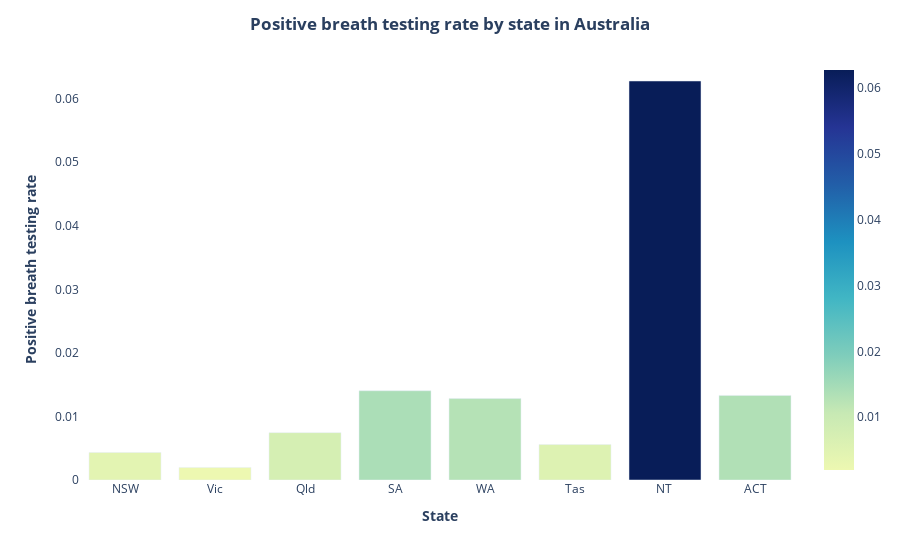

Notebook source saved alongside this figure:
### Code cell
# draw the graph
fig_state_breath = px.bar(test_state_data, x='state', y='rate',
             color='rate',
             color_continuous_scale=['#edf8b1','#c7e9b4','#7fcdbb','#41b6c4','#1d91c0','#225ea8','#253494','#081d58'],
             labels={'state_name':'State','rate':''}
                  )
    
fig_state_breath.update_layout(
    title_text="<b>Positive breath testing rate by state in Australia<b>",
    plot_bgcolor='white',
    xaxis_title_text="<b>State<b>",
    yaxis_title_text="<b>Positive breath testing rate<b>",title_x=0.5
)

### Figure 1 — Plotly figure (JSON) as saved in the notebook; plotly's stock layout.template omitted (floating-point values rounded to 4 significant figures)
{"data": [{"alignmentgroup": "True", "hovertemplate": "state=%{x}<br>=%{marker.color}<extra></extra>", "legendgroup": "", "marker": {"color": [0.00433, 0.00198, 0.00745, 0.01404, 0.01281, 0.00558, 0.06277, 0.01331], "coloraxis": "coloraxis"}, "name": "", "offsetgroup": "", "orientation": "v", "showlegend": false, "textposition": "auto", "type": "bar", "x": ["NSW", "Vic", "Qld", "SA", "WA", "Tas", "NT ", "ACT"], "xaxis": "x", "y": [0.00433, 0.00198, 0.00745, 0.01404, 0.01281, 0.00558, 0.06277, 0.01331], "yaxis": "y"}], "layout": {"barmode": "relative", "coloraxis": {"colorbar": {"title": {"text": ""}}, "colorscale": [[0, "#edf8b1"], [0.1429, "#c7e9b4"], [0.2857, "#7fcdbb"], [0.4286, "#41b6c4"], [0.5714, "#1d91c0"], [0.7143, "#225ea8"], [0.8571, "#253494"], [1, "#081d58"]]}, "legend": {"tracegroupgap": 0}, "margin": {"t": 60}, "plot_bgcolor": "white", "title": {"text": "<b>Positive breath testing rate by state in Australia<b>", "x": 0.5}, "xaxis": {"anchor": "y", "domain": [0, 1], "title": {"text": "<b>State<b>"}}, "yaxis": {"anchor": "x", "domain": [0, 1], "title": {"text": "<b>Positive breath testing rate<b>"}}}}
